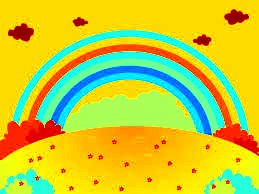
#> input picture TEMA 2/ACTIVIDAD 5 - TEMA 2/2.png, 259 x 194 px
$ jupyter execute Ej5.ipynb
#> lines starting #> are read from the running program, lines starting #| are printed output that depends on the picture
Realiza un pequeño script que permite visualizar una lista de paleta de colores disponibles en OPENCV a través de un ciclo repetitivo

REFERENCIAS
1. https://docs.opencv.org/4.x/d3/d50/group__imgproc__colormap.html#gga9a805d8262bcbe273f16be9ea2055a65a5d4a709cda1130bfa3cc4b4c5ae8f82a

2. https://omes-va.com/deteccion-de-colores/

[cell 1]
import cv2
import numpy as np
import matplotlib.pyplot as plt

image = cv2.imread('2.png', 0)
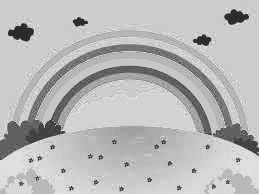
#> image: shape (194, 259); min 38, max 225, mean 186.1

colormap_list = [
    (cv2.COLORMAP_JET, 'JET'),
    (cv2.COLORMAP_HSV, 'HSV'),
    (cv2.COLORMAP_OCEAN, 'OCEAN'),
    (cv2.COLORMAP_PINK, 'PINK'),
    (cv2.COLORMAP_SPRING, 'SPRING'),
    (cv2.COLORMAP_COOL, 'COOL'),
    (cv2.COLORMAP_WINTER, 'WINTER'),
    (cv2.COLORMAP_RAINBOW, 'RAINBOW'),
    (cv2.COLORMAP_BONE, 'BONE'),
    (cv2.COLORMAP_TWILIGHT, 'TWILIGHT')
]

plt.figure(figsize=(15, 8))
for i, (colormap, name) in enumerate(colormap_list):
    img_colored = cv2.applyColorMap(image, colormap)

    plt.subplot(2, 5, i + 1)
    plt.imshow(cv2.cvtColor(img_colored, cv2.COLOR_BGR2RGB))
    plt.title(f'{name}')
    plt.axis('off')
#> this loop made 10 passes
#> pass 1, `img_colored = cv2.applyColorMap(image, colormap)`:
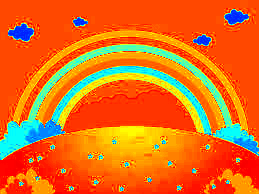
#> img_colored: shape (194, 259, 3); mean B, G, R 28.1, 109, 226.9
#> pass 2, `img_colored = cv2.applyColorMap(image, colormap)`:
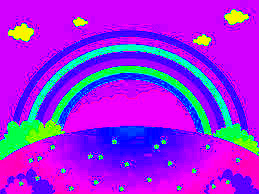
#> img_colored: shape (194, 259, 3); mean B, G, R 229.9, 34.5, 157.1
#> pass 3, `img_colored = cv2.applyColorMap(image, colormap)`:
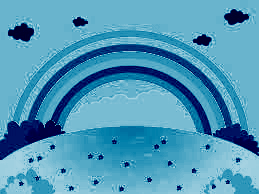
#> img_colored: shape (194, 259, 3); mean B, G, R 186.1, 153, 78.4
#> after the loop:
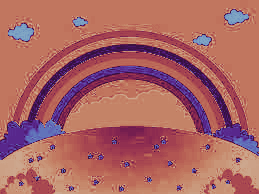
#> img_colored: shape (194, 259, 3); mean B, G, R 99.5, 100.5, 170.9

plt.tight_layout()
plt.show()
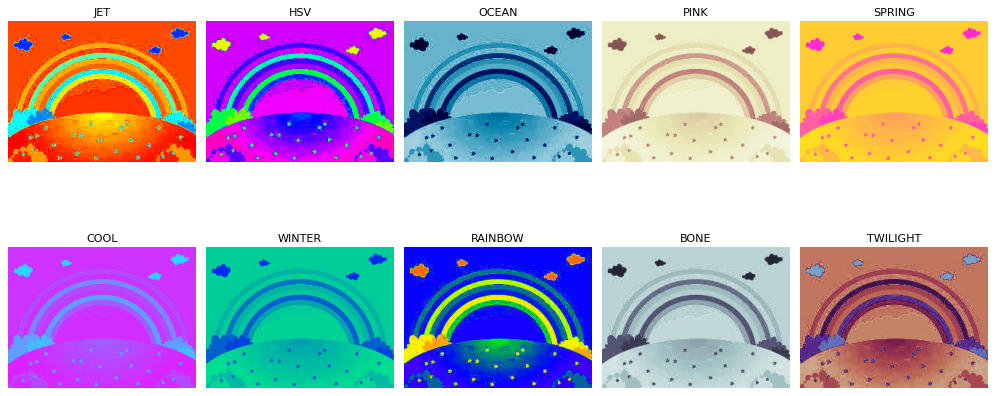
#> figure drawn by matplotlib, 10 panels
